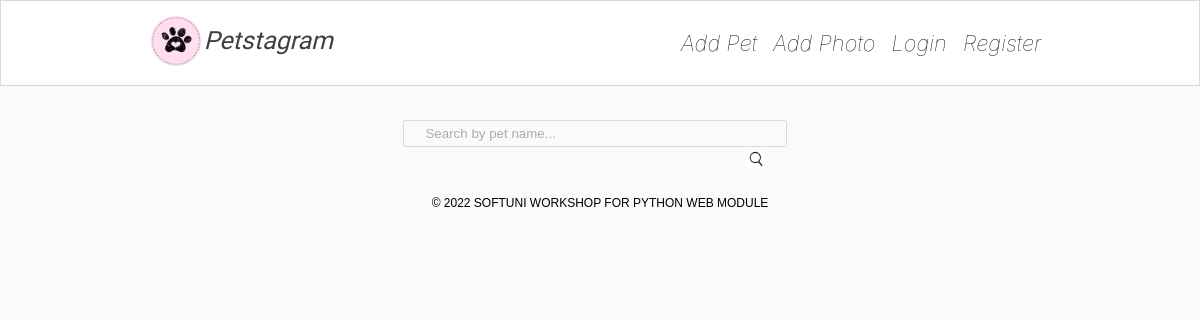
Before: / with the older database file.
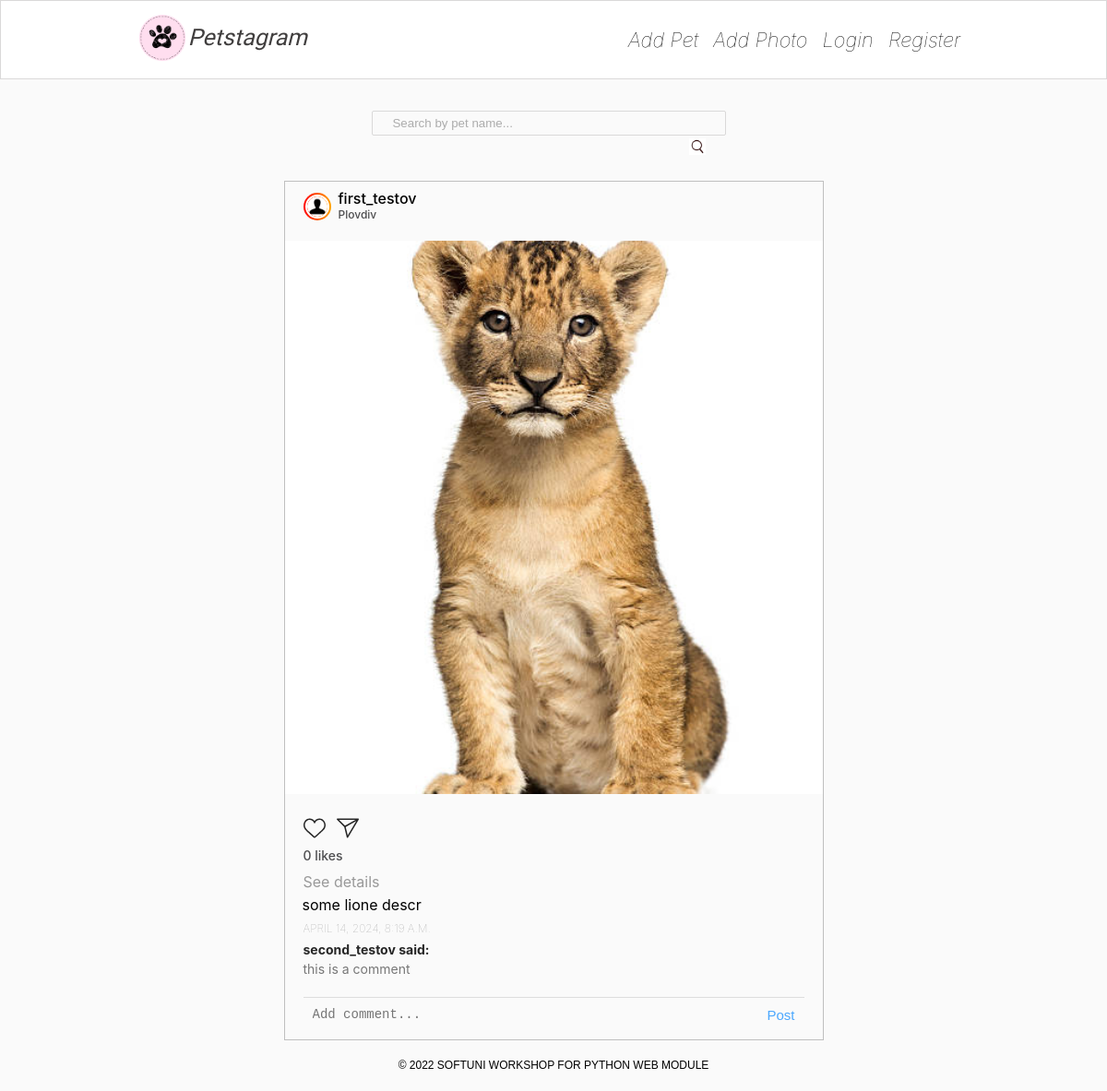
After: the same page with the newer database file.
### petstagram/photos/models.py (models this page shows)
class Photo(models.Model):
    MAX_DESCRIPTION = 300
    MIN_DESCRIPTION = 10
    MAX_LOCATION = 30
    MAX_PHOTO_SIZE = 5.0
    photo = models.ImageField(
        upload_to='pet_photos/',
        validators=(MaxImageSizeValidator(MAX_PHOTO_SIZE),),
        null=False,
        blank=True
    )
    description = models.TextField(
        validators=(
            MinLengthValidator(MIN_DESCRIPTION),
        ),
        max_length=MAX_DESCRIPTION,
        blank=True,
        null=True,
    )
    location = models.CharField(
        max_length=MAX_LOCATION,
        blank=False,
        null=False,
    )
    date_of_publication = models.DateTimeField(
        auto_now=True,
        blank=False,
        null=False,
    )
    tagged_pets = models.ManyToManyField(
        Pet,
        blank=True,
    )
    user = models.ForeignKey(
        UserModel, on_delete=models.CASCADE
    )

### petstagram/accounts/models.py (models this page shows)
class PetstagramUser(AbstractUser):
    MAX_NAME_LENGTH = 30
    MIN_NAME_LENGTH = 2
    GENDER_CHOICES = (
        ('M', 'Male'),
        ('F', 'Female'),
        ('X', 'Do not show')
    )
    email = models.EmailField(
        unique=True
    )
    first_name = models.CharField(
        max_length=MAX_NAME_LENGTH,
        validators=[
            MinLengthValidator(MIN_NAME_LENGTH)
        ]
    )
    last_name = models.CharField(
        max_length=MAX_NAME_LENGTH,
        validators=[
            MinLengthValidator(MIN_NAME_LENGTH)
        ]
    )
    profile_picture = models.URLField(
        blank=True,
        null=True
    )
    gender = models.CharField(
        choices=GENDER_CHOICES,
        max_length=1,
        default='X'
    )
    @property
    def full_name(self):
        if self.first_name and self.last_name:
            return f'{self.first_name} {self.last_name}'
        elif self.first_name or self.last_name:
            return self.first_name or self.last_name
        return self.username

### petstagram/common/models.py (models this page shows)
class PhotoComment(models.Model):
    text = models.TextField(
        max_length=300,
    )
    date_time_of_publication = models.DateTimeField(
        auto_now_add=True,
    )
    to_photo = models.ForeignKey(
        Photo, on_delete=models.CASCADE,
    )
    user = models.ForeignKey(
        UserModel, on_delete=models.CASCADE
    )
    class Meta:
        ordering = ["-date_time_of_publication"]

### petstagram/common/views.py (the view)
# urls.py: path('', views.home, name='home'),
def home(request):
    photos = Photo.objects.all()
    comment_form = PhotoCommentForm()
    search_form = SearchForm()
    if request.method == 'POST':
        search_form = SearchForm(request.POST)
        if search_form.is_valid():
            photos = photos.filter(tagged_pets__name__icontains=search_form.cleaned_data['pet_name'])
    if request.user.is_authenticated:
        for photo in photos:
            photo.liked_by_user = photo.photolike_set\
                .filter(user=request.user)\
                .exists()
    context = {
        "all_photos": photos,
        'comment_form': comment_form,
        'search_form': search_form,
    }
    return render(request, template_name='common/home-page.html', context=context)

### petstagram/common/forms.py
class PhotoCommentForm(forms.ModelForm):
    class Meta:
        model = PhotoComment
        fields = ['text']
        widgets = {
            'text': forms.Textarea(
                attrs={
                    'cols': 40,
                    'rows': 10,
                    'placeholder': 'Add comment...'
                }
            )
        }

class SearchForm(forms.Form):
    pet_name = forms.CharField(
        widget=forms.TextInput(
            attrs={
                'placeholder': 'Search by pet name...'
            }
        )
    )

### templates/common/home-page.html (shortened to what this page needs)
{% extends 'base.html' %}
{% load static %}
{% block content %}
    <div class="container">
        <div class="col-9">
            <form class="searchbar" method="post" action="{% url 'home' %}">
                {{ search_form }}
            </form>
            {% for photo in all_photos %}
                <div class="card">
                    {% include 'common/pets-post.html' %}
                </div>
            {% endfor %}
        </div>
    </div>
{% endblock %}

### templates/base.html (shortened to what this page needs)
<!DOCTYPE html>
{% load static %}
<html lang="en">
<head>
    <link rel="stylesheet"
          href="{% static '/css/styles.css' %}">
</head>
<body>
{% include "common/header.html" %}
<main>
    {% block content %}
    {% endblock %}
</main>
{% include "common/footer.html" %}
</body>
</html>

### templates/common/header.html
{% load static %}
<header>
    <nav class="navbar">
        <div class="container">
            <div class="logo">
                <a href="{% url 'home' %}">
                    <img width="50px" src="{% static '/images/free-30-instagram-stories-icons23_122570.png' %}"
                         alt="img1">
                </a>
                <a class="home" href="{% url 'home' %}">
                    <i>Petstagram</i>
                </a>
            </div>
            <div class="nav-links">
                <ul class="nav-group">
                        <li class="nav-item">
                            <a href="{% url 'pet add' %}">
                                <i>Add Pet</i>
                            </a>
                        </li>
                        <li class="nav-item">
                            <a href="{% url 'photo add' %}">
                                <i>Add Photo</i>
                            </a>
                        </li>
                    {% if request.user.is_authenticated %}
                        <li class="nav-item">
                            <a href="{% url 'user profile details' pk=request.user.pk %}">
                                <i>Profile: {{ request.user.full_name }}</i>
                            </a>
                        </li>
                        <li class="nav-item">
                            <a href="{% url 'user logout' %}">
                                <i>Logout</i>
                            </a>
                        </li>
                    {% else %}
                        <li class="nav-item">
                            <a href="{% url 'user login' %}">
                                <i>Login</i>
                            </a>
                        </li>
                        <li class="nav-item">
                            <a href="{% url 'user register' %}">
                                <i>Register</i>
                            </a>
                        </li>
                    {% endif %}
                </ul>
            </div>
        </div>
    </nav>
</header>

### templates/common/pets-post.html (shortened to what this page needs)
{% load static %}
<div class="top">
    <div class="userDetails">
        <a href="{% url 'user profile details' pk=photo.user.pk %}">
            <div class="profilepic">
                <div class="profile_img">
                    <div class="image">
                        <img src="{% static '/images/person.png' %}" alt="img8">
                    </div>
                </div>
            </div>
        </a>
        <h3>
            <a href="{% url 'user profile details' pk=photo.user.pk %}">
                {{ photo.user.full_name }}
            </a>
            <br>
            {% if photo.location %}
                <span>{{ photo.location }}</span>
            {% endif %}
        </h3>
    </div>
</div>
<div class="imgBx" id="{{ photo.pk }}">
    <img src="/media/{{ photo.photo }}" alt="post" class="cover">
</div>
<div class="bottom">
    <div class="actionBtns">
        <div class="left">
            <span class="heart">
                    <a href="{% url 'like' photo_id=photo.id %}">
                        {% if photo.liked_by_user %}
                            <svg style="color: red"
                                 xmlns="http://www.w3.org/2000/svg"
                                 width="24"
                                 height="24"
                                 fill="currentColor"
                                 class="bi bi-heart-fill"
                                 viewBox="0 0 16 16">
                                <path fill-rule="evenodd"
                                      d="M8 1.314C12.438-3.248 23.534 4.735
                                      8 15-7.534 4.736 3.562-3.248 8 1.314z"
                                      fill="red">
                                </path>
                            </svg>
                        {% else %}
                            <svg aria-label="Like"
                                 color="#262626"
                                 fill="#262626"
                                 height="24"
                                 role="img"
                                 viewBox="0 0 48 48"
                                 width="24">
                        {% endif %}
                        <path d="M34.6 6.1c5.7 0 10.4 5.2 10.4
                                        11.5 0 6.8-5.9 11-11.5 16S25 41.3 24
                                        41.9c-1.1-.7-4.7-4-9.5-8.3-5.7-5-11.5-9.2-11.5-16C3
                                        11.3 7.7 6.1 13.4 6.1c4.2 0 6.5 2 8.1 4.3
                                        1.9 2.6 2.2 3.9 2.5 3.9.3 0 .6-1.3 2.5-3.9
                                        1.6-2.3 3.9-4.3 8.1-4.3m0-3c-4.5 0-7.9
                                        1.8-10.6 5.6-2.7-3.7-6.1-5.5-10.6-5.5C6 3.1
                                        0 9.6 0 17.6c0 7.3 5.4 12 10.6 16.5.6.5 1.3
                                        1.1 1.9 1.7l2.3 2c4.4 3.9 6.6 5.9 7.6 6.5.5.3
                                        1.1.5 1.6.5.6 0 1.1-.2 1.6-.5 1-.6 2.8-2.2
                                        7.8-6.8l2-1.8c.7-.6 1.3-1.2 2-1.7C42.7 29.6
                                        48 25 48 17.6c0-8-6-14.5-13.4-14.5z">
                            </path>
                        </svg>
                    </a>
                    </span>
            <a href="{% url 'share' photo_id=photo.id %}">
            </a>
        </div>
    </div>
    <p class="likes">{{ photo.photolike_set.count }} likes</p>
    <a href="{% url "photo details" pk=photo.pk %}">
        <h4 class="details">See details</h4>
    </a>
    <p class="pet-details">{{ photo.description }}</p>
    <h5 class="postTime">{{ photo.date_of_publication }}</h5>
    {% for comment in photo.photocomment_set.all %}
        <div class="message">
            <b>{{ comment.user.full_name }} said:</b>
            <p>{{ comment.text }}</p>
        </div>
    {% empty %}
        <b>No Comments yet</b>
    {% endfor %}
    <div class="addComments">
        <form method="POST" action="{% url 'comment add' photo_id=photo.id %}">
            {{ comment_form }}
            <button type="submit">Post</button>
        </form>
    </div>
</div>

### templates/common/footer.html
<div class="footer">
		<span class="footer-section">
			© 2022 SOFTUNI WORKSHOP FOR PYTHON WEB MODULE
		</span>
</div>

### staticfiles/css/home.css (style rules this page uses)
* { margin: 0; padding: 0; box-sizing: border-box; }
body { font-family: -apple-system, system-ui, "Segoe UI", Roboto, Oxygen, Ubuntu, Cantarell, "Open Sans", "Helvetica Neue", sans-serif; background: #fafafa; min-height: 100vh; }
.navbar { position: fixed; z-index: 100000; display: flex; align-items: center; justify-content: center; background: rgb(255, 255, 255); width: 100%; border: 1px solid rgb(218, 217, 217); }
.container { padding: 15px 0; width: 75%; display: flex; align-items: center; justify-content: space-between; }
.container a { color: #403e3e; }
.container .logo { display: flex; cursor: pointer; }
.searchbar { width: -10%; margin: 0 18% 5% 0; text-align: end; }
.searchbar input { background-color: #fafafa; width: 80%; padding: 5px 5px 5px 0; text-indent: 21px; outline: none; border: 1px solid rgb(218, 217, 217); border-radius: 2px; color: rgb(77, 77, 77); }
.searchbar input::placeholder { font-weight: lighter; color: rgb(172, 172, 172); }
.home { font-size: 25px; margin: 10px 0 0 3px; color: black; font-family: 'Indie Flower', cursive; }
.nav-links { font-weight: lighter; color: rgb(172, 172, 172); }
.nav-group .nav-item { list-style-type: none; margin: 0 8px; }
.nav-group .nav-item a { font-size: 22px; display: block; color: black; }
.nav-group { display: flex; align-items: center; justify-content: center; }
main { width: 100%; display: flex; align-items: center; justify-content: center; }
main .container { position: relative; margin-top: 60px; width: 75%; display: flex; align-items: flex-start; justify-content: space-between; }
.col-9 { width: 65%; margin: 5% auto; margin-bottom: -20px; }
.col-9 .card { margin-bottom: 20px; position: relative; width: 100%; display: inline-block; border: 1px solid rgba(7, 7, 7, 0.24); }
.col-9 .card .top { padding: 10px 20px; display: flex; justify-content: space-between; align-items: center; }
.col-9 .card .bottom { padding: 10px 20px; }
.col-9 .card .top .userDetails { width: 100%; display: flex; align-items: center; }
.profilepic { display: inline-block; }
.profilepic .profile_img { display: flex; align-items: center; justify-content: center; border-radius: 50%; overflow: hidden; width: 30px; height: 30px; background: linear-gradient(to right, red, orange); padding: 2px; margin-right: 8px; }
.profilepic .profile_img .image { position: relative; width: 100%; height: 100%; border-radius: 50%; margin-top: 0; overflow: hidden; display: flex; align-items: center; justify-content: center; border: 2px solid white; }
.profilepic .profile_img img { width: 100%; height: 100%; object-fit: cover; margin-top: 0 !important; }
.cover { position: absolute; top: 0; left: 0; width: 100%; height: 100%; object-fit: cover; }
.col-9 .card .top .userDetails h3 { font-size: 16px; color: #4d4d4f; font-weight: 500; line-height: 1em; white-space: nowrap; }
.col-9 .card .top .userDetails h3 span { font-size: 0.75em; }
.imgBx { position: relative; width: 100%; min-height: 600px; margin: 10px 0 15px; }
.actionBtns { display: flex; justify-content: space-between; align-items: center; }
.actionBtns svg { cursor: pointer; }
.actionBtns .left svg { margin-right: 8px; }
.likes { font-weight: 500; margin-top: 5px; font-size: 14px; cursor: default; color: #4d4d4f; }
.message { font-weight: 400; margin-top: 5px; font-size: 14px; color: #777; line-height: 1.5em; }
.message b { color: #262626; }
.details { margin-top: 10px; font-weight: 400; color: #999; }
.addComments { display: flex; align-items: center; margin-top: 20px; border-top: 1px solid #ddd; padding: 10px 0; }
.addComments button { position: absolute; right: 30px; color: #1d92ffcb; font-weight: 500; font-size: 15px; border: none; background-color: inherit; cursor: pointer; }
textarea { position: absolute; left: 30px; width: 85%; resize: none; overflow: hidden; height: 20px; border: none; outline: none; font-weight: 400; font-size: 14px; color: #262626; background: none; }
.addComments form { display: flex; margin-bottom: 15px; }
.postTime { margin-top: 8px; font-weight: lighter; cursor: default; color: rgb(163, 163, 163); font-size: 12px; text-transform: uppercase; }
a { text-decoration: none; }
.footer { text-align: center; margin-bottom: 20px; }
.footer .footer-section { position: relative; width: 100%; font-size: 12px; font-family: sans-serif; z-index: -2; }

### staticfiles/css/photoDetails.css (style rules this page uses)
.userDetails a { color: initial; }
.pet-details { margin: 5px 0 5px -1px; }

### staticfiles/css/profile.css (style rules this page uses)
.profile_img img { width: 175px; height: 175px; margin-top: 10px; border-radius: 50%; object-fit: cover; }

Changed rows visible on the page:
added Photo: user.full_name "first_testov", location "Plovdiv", photo (picture), photolike_set.count "0", description "some lione descr", date_of_publication "APRIL 14, 2024, 8:19 A.M."
added PhotoComment: user.full_name "second_testov", text "this is a comment"
